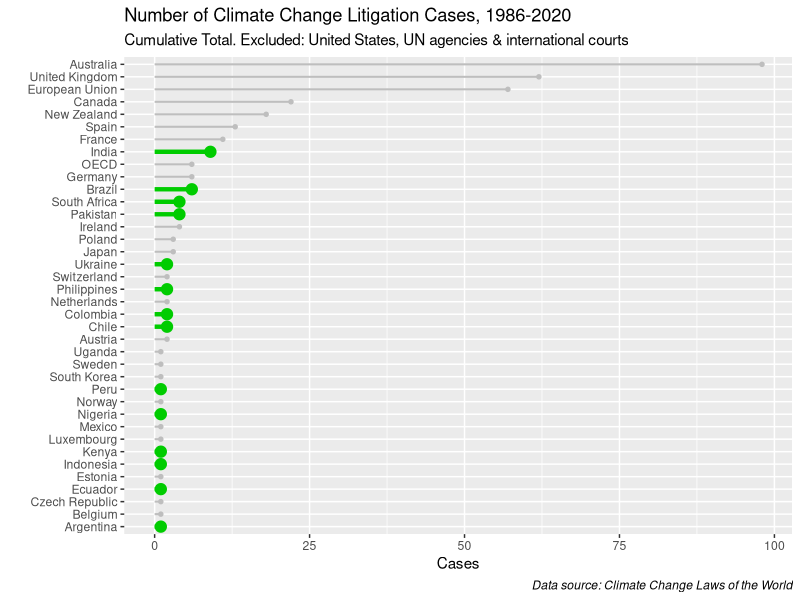

Write R code to recreate this figure.
## ---- chunk 1
knitr::opts_chunk$set(echo = TRUE)
## ---- chunk 2

library(tidyverse)

lol01 <- read_csv("files/Climate_change_cases_1986_to_2020.csv") 

#removed United States (at 1,213 cases it distorts the rest of the data)

dat01 <- lol01 %>% 
              filter(Country!="United States", 
                     Country!="UN Framework Convention on Climate Change", 
                     Country!="Inter-American Court and Commission on Human Rights", 
                     Country!="UN Human Rights Committee", 
                     Country!="UN Special Rapporteurs", 
                     Country!="International Court of Justice", 
                     Country!="UN Committee on the Rights of the Child") %>%
              arrange(desc(Cases)) 

# ggplot by default shows countries by alphabetical order. Annoying.
# tried mutate to as.factor() or as.ordered() and it didn't work
# solved by reorder()

developing = c("India", "Brazil", "Pakistan", "South Africa", 
              "Chile", "Colombia", "Philippines", "Ukraine", "Argentina",
              "Ecuador", "Indonesia", "Nigeria", "Kenya", "Peru")


plot_lol01 <- ggplot(dat01, aes(x=reorder(Country, Cases), 
                  y = Cases)) +
  geom_segment(aes(x=reorder(Country, Cases), xend=Country, y=0, yend=Cases), 
               color=ifelse(dat01$Country %in% developing, "#00CC00", "grey"), 
               size=ifelse(dat01$Country %in% developing, 1.5, 0.7)) +
  geom_point(color=ifelse(dat01$Country %in% developing, "#00CC00", "grey"), 
             size=ifelse(dat01$Country %in% developing, 3.5, 1.2) ) +
  coord_flip() +
  theme(legend.position="none", 
    plot.caption = element_text(face = "italic")
  ) +
  xlab("") +
  ylab("Cases") +
#  scale_x_discrete(, expand = c(0,0)) +
#  scale_y_continuous(expand = c(0,0))
labs(
title = "Number of Climate Change Litigation Cases, 1986-2020", 
subtitle="Cumulative Total. Excluded: United States, UN agencies & international courts", caption="Data source: Climate Change Laws of the World")

plot_lol01


# R version 4.0.3
# ggplot2 version 3.3.2

